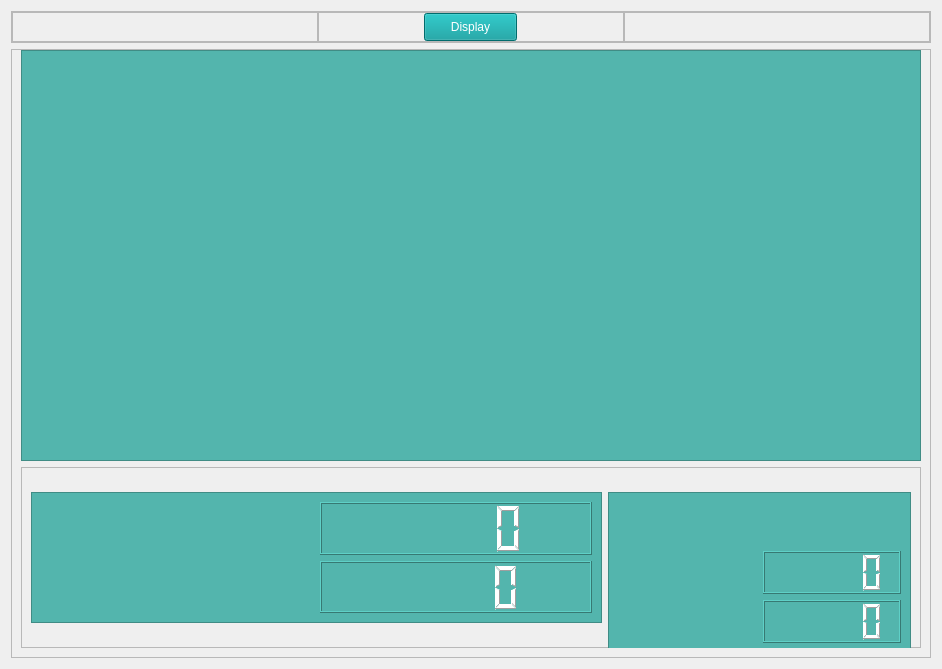
            <widget class="QWidget" name="Statistics_W">
             <layout class="QVBoxLayout" name="verticalLayout_33">
              <item>
               <widget class="QFrame" name="frame_60">
                <property name="minimumSize">
                 <size>
                  <width>0</width>
                  <height>32</height>
                 </size>
                </property>
                <property name="maximumSize">
                 <size>
                  <width>16777215</width>
                  <height>32</height>
                 </size>
                </property>
                <property name="frameShape">
                 <enum>QFrame::StyledPanel</enum>
                </property>
                <property name="frameShadow">
                 <enum>QFrame::Raised</enum>
                </property>
                <layout class="QHBoxLayout" name="horizontalLayout_45">
                 <property name="spacing">
                  <number>0</number>
                 </property>
                 <property name="leftMargin">
                  <number>0</number>
                 </property>
                 <property name="topMargin">
                  <number>0</number>
                 </property>
                 <property name="rightMargin">
                  <number>0</number>
                 </property>
                 <property name="bottomMargin">
                  <number>0</number>
                 </property>
                 <item>
                  <widget class="QFrame" name="frame_61">
                   <property name="styleSheet">
                    <string notr="true"/>
                   </property>
                   <property name="frameShape">
                    <enum>QFrame::StyledPanel</enum>
                   </property>
                   <property name="frameShadow">
                    <enum>QFrame::Raised</enum>
                   </property>
                  </widget>
                 </item>
                 <item>
                  <widget class="QFrame" name="frame_62">
                   <property name="maximumSize">
                    <size>
                     <width>16777215</width>
                     <height>30</height>
                    </size>
                   </property>
                   <property name="styleSheet">
                    <string notr="true">QPushButton{
	background-color: rgb(0, 151, 152);
	color: #fff;
}
QPushButton:hover{
    border-color: rgb(255, 255, 255);
	background-color: rgb(0, 181, 182);
}
QPushButton:pressed {
	background-color:  rgb(0, 191, 192);
	border-bottom: 2px solid rgb(255, 165, 24);
}</string>
                   </property>
                   <property name="frameShape">
                    <enum>QFrame::StyledPanel</enum>
                   </property>
                   <property name="frameShadow">
                    <enum>QFrame::Raised</enum>
                   </property>
                   <layout class="QHBoxLayout" name="horizontalLayout_46">
                    <property name="spacing">
                     <number>0</number>
                    </property>
                    <property name="leftMargin">
                     <number>0</number>
                    </property>
                    <property name="topMargin">
                     <number>0</number>
                    </property>
                    <property name="rightMargin">
                     <number>0</number>
                    </property>
                    <property name="bottomMargin">
                     <number>0</number>
                    </property>
                    <item>
                     <widget class="QPushButton" name="pushButton_8">
                      <property name="minimumSize">
                       <size>
                        <width>93</width>
                        <height>28</height>
                       </size>
                      </property>
                      <property name="maximumSize">
                       <size>
                        <width>93</width>
                        <height>28</height>
                       </size>
                      </property>
                      <property name="text">
                       <string>Display</string>
                      </property>
                     </widget>
                    </item>
                   </layout>
                  </widget>
                 </item>
                 <item>
                  <widget class="QFrame" name="frame_63">
                   <property name="styleSheet">
                    <string notr="true"/>
                   </property>
                   <property name="frameShape">
                    <enum>QFrame::StyledPanel</enum>
                   </property>
                   <property name="frameShadow">
                    <enum>QFrame::Raised</enum>
                   </property>
                  </widget>
                 </item>
                </layout>
               </widget>
              </item>
              <item>
               <widget class="QFrame" name="frame_38">
                <property name="sizePolicy">
                 <sizepolicy hsizetype="Minimum" vsizetype="Minimum">
                  <horstretch>0</horstretch>
                  <verstretch>0</verstretch>
                 </sizepolicy>
                </property>
                <property name="frameShape">
                 <enum>QFrame::StyledPanel</enum>
                </property>
                <property name="frameShadow">
                 <enum>QFrame::Raised</enum>
                </property>
                <layout class="QVBoxLayout" name="verticalLayout_32">
                 <property name="topMargin">
                  <number>0</number>
                 </property>
                 <item alignment="Qt::AlignHCenter">
                  <widget class="QFrame" name="Stats_1_W">
                   <property name="minimumSize">
                    <size>
                     <width>900</width>
                     <height>411</height>
                    </size>
                   </property>
                   <property name="maximumSize">
                    <size>
                     <width>900</width>
                     <height>411</height>
                    </size>
                   </property>
                   <property name="styleSheet">
                    <string notr="true">background-color: rgb(83, 181, 173);
</string>
                   </property>
                   <property name="frameShape">
                    <enum>QFrame::StyledPanel</enum>
                   </property>
                   <property name="frameShadow">
                    <enum>QFrame::Raised</enum>
                   </property>
                   <layout class="QVBoxLayout" name="verticalLayout_13">
                    <property name="leftMargin">
                     <number>10</number>
                    </property>
                    <property name="topMargin">
                     <number>0</number>
                    </property>
                    <property name="rightMargin">
                     <number>10</number>
                    </property>
                    <property name="bottomMargin">
                     <number>20</number>
                    </property>
                    <item>
                     <widget class="QLabel" name="T1_W">
                      <property name="font">
                       <font>
                        <family>MS Shell Dlg 2</family>
                        <pointsize>13</pointsize>
                        <weight>50</weight>
                        <italic>false</italic>
                        <bold>false</bold>
                       </font>
                      </property>
                      <property name="styleSheet">
                       <string notr="true">color: rgb(255, 255, 255);
font: 13pt &quot;MS Shell Dlg 2&quot;;</string>
                      </property>
                      <property name="text">
                       <string/>
                      </property>
                      <property name="wordWrap">
                       <bool>false</bool>
                      </property>
                     </widget>
                    </item>
                    <item>
                     <widget class="QLabel" name="T2_W">
                      <property name="styleSheet">
                       <string notr="true">color: rgb(255, 255, 255);
font: 13pt &quot;MS Shell Dlg 2&quot;;</string>
                      </property>
                      <property name="text">
                       <string/>
                      </property>
                      <property name="wordWrap">
                       <bool>false</bool>
                      </property>
                     </widget>
                    </item>
                    <item>
                     <widget class="QLabel" name="T3_W">
                      <property name="styleSheet">
                       <string notr="true">color: rgb(255, 255, 255);
font: 13pt &quot;MS Shell Dlg 2&quot;;</string>
                      </property>
                      <property name="text">
                       <string/>
                      </property>
                      <property name="wordWrap">
                       <bool>false</bool>
                      </property>
                     </widget>
                    </item>
                    <item>
                     <widget class="QLabel" name="T4_W">
                      <property name="styleSheet">
                       <string notr="true">color: rgb(255, 255, 255);
font: 13pt &quot;MS Shell Dlg 2&quot;;</string>
                      </property>
                      <property name="text">
                       <string/>
                      </property>
                      <property name="wordWrap">
                       <bool>false</bool>
                      </property>
                     </widget>
                    </item>
                    <item>
                     <widget class="QLabel" name="T5_W">
                      <property name="styleSheet">
                       <string notr="true">color: rgb(255, 255, 255);
font: 13pt &quot;MS Shell Dlg 2&quot;;</string>
                      </property>
                      <property name="text">
                       <string/>
                      </property>
                      <property name="wordWrap">
                       <bool>false</bool>
                      </property>
                     </widget>
                    </item>
                    <item>
                     <widget class="QLabel" name="T6_W">
                      <property name="styleSheet">
                       <string notr="true">color: rgb(255, 255, 255);
font: 13pt &quot;MS Shell Dlg 2&quot;;</string>
                      </property>
                      <property name="text">
                       <string/>
                      </property>
                      <property name="wordWrap">
                       <bool>false</bool>
                      </property>
                     </widget>
                    </item>
                    <item>
                     <widget class="QLabel" name="T7_W">
                      <property name="styleSheet">
                       <string notr="true">color: rgb(255, 255, 255);
font: 13pt &quot;MS Shell Dlg 2&quot;;</string>
                      </property>
                      <property name="text">
                       <string/>
                      </property>
                      <property name="wordWrap">
                       <bool>false</bool>
                      </property>
                     </widget>
                    </item>
                   </layout>
                  </widget>
                 </item>
                 <item>
                  <widget class="QFrame" name="frame_39">
                   <property name="frameShape">
                    <enum>QFrame::StyledPanel</enum>
                   </property>
                   <property name="frameShadow">
                    <enum>QFrame::Raised</enum>
                   </property>
                   <layout class="QHBoxLayout" name="horizontalLayout_32">
                    <item>
                     <widget class="QFrame" name="Stats_2_W">
                      <property name="minimumSize">
                       <size>
                        <width>571</width>
                        <height>131</height>
                       </size>
                      </property>
                      <property name="maximumSize">
                       <size>
                        <width>571</width>
                        <height>131</height>
                       </size>
                      </property>
                      <property name="styleSheet">
                       <string notr="true">background-color: rgb(83, 181, 173);
</string>
                      </property>
                      <property name="frameShape">
                       <enum>QFrame::StyledPanel</enum>
                      </property>
                      <property name="frameShadow">
                       <enum>QFrame::Raised</enum>
                      </property>
                      <layout class="QGridLayout" name="gridLayout_11">
                       <item row="0" column="0">
                        <widget class="QLabel" name="total_pes_W">
                         <property name="styleSheet">
                          <string notr="true">color: rgb(255, 255, 255);
font: 12pt &quot;Calibri&quot;;</string>
                         </property>
                         <property name="text">
                          <string/>
                         </property>
                        </widget>
                       </item>
                       <item row="1" column="0">
                        <widget class="QLabel" name="total_defect_W">
                         <property name="styleSheet">
                          <string notr="true">color: rgb(255, 255, 255);
font: 12pt &quot;Calibri&quot;;</string>
                         </property>
                         <property name="text">
                          <string/>
                         </property>
                        </widget>
                       </item>
                       <item row="0" column="1">
                        <widget class="QLCDNumber" name="num_pes_W">
                         <property name="styleSheet">
                          <string notr="true">color: rgb(255, 255, 255);</string>
                         </property>
                        </widget>
                       </item>
                       <item row="1" column="1">
                        <widget class="QLCDNumber" name="num_defect_W">
                         <property name="styleSheet">
                          <string notr="true">color: rgb(255, 255, 255);</string>
                         </property>
                        </widget>
                       </item>
                      </layout>
                     </widget>
                    </item>
                    <item>
                     <widget class="QFrame" name="Stats_3_W">
                      <property name="minimumSize">
                       <size>
                        <width>0</width>
                        <height>161</height>
                       </size>
                      </property>
                      <property name="maximumSize">
                       <size>
                        <width>601</width>
                        <height>131</height>
                       </size>
                      </property>
                      <property name="styleSheet">
                       <string notr="true">background-color: rgb(83, 181, 173);
</string>
                      </property>
                      <property name="frameShape">
                       <enum>QFrame::StyledPanel</enum>
                      </property>
                      <property name="frameShadow">
                       <enum>QFrame::Raised</enum>
                      </property>
                      <layout class="QGridLayout" name="gridLayout_19">
                       <item row="1" column="0">
                        <widget class="QLabel" name="d1_W">
                         <property name="styleSheet">
                          <string notr="true">color: rgb(255, 255, 255);
font: 12pt &quot;Calibri&quot;;</string>
                         </property>
                         <property name="text">
                          <string/>
                         </property>
                        </widget>
                       </item>
                       <item row="1" column="1">
                        <widget class="QLCDNumber" name="numd1_W">
                         <property name="styleSheet">
                          <string notr="true">color: rgb(255, 255, 255);</string>
                         </property>
                        </widget>
                       </item>
                       <item row="2" column="0">
                        <widget class="QLabel" name="d2_W">
                         <property name="styleSheet">
                          <string notr="true">color: rgb(255, 255, 255);
font: 12pt &quot;Calibri&quot;;</string>
                         </property>
                         <property name="text">
                          <string/>
                         </property>
                        </widget>
                       </item>
                       <item row="2" column="1">
                        <widget class="QLCDNumber" name="numd2_W">
                         <property name="styleSheet">
                          <string notr="true">color: rgb(255, 255, 255);</string>
                         </property>
                        </widget>
                       </item>
                       <item row="0" column="0" colspan="2">
                        <widget class="QLabel" name="label_4">
                         <property name="styleSheet">
                          <string notr="true">color: rgb(255, 255, 255);
font: 75 12pt &quot;Calibri&quot;;</string>
                         </property>
                         <property name="text">
                          <string/>
                         </property>
                        </widget>
                       </item>
                      </layout>
                     </widget>
                    </item>
                   </layout>
                  </widget>
                 </item>
                </layout>
               </widget>
              </item>
             </layout>
            </widget>
